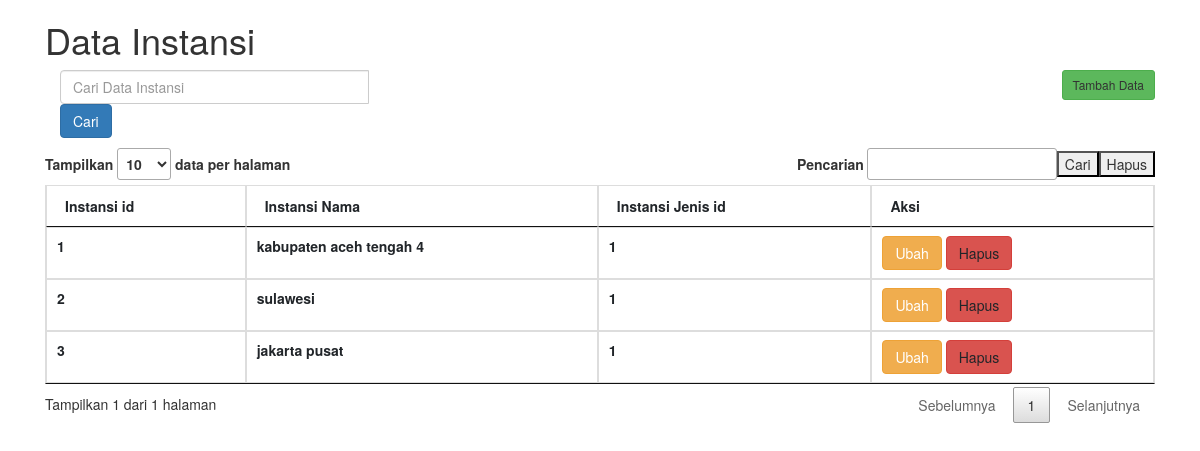
/index.php/instansi, run on an earlier commit of the app's database.
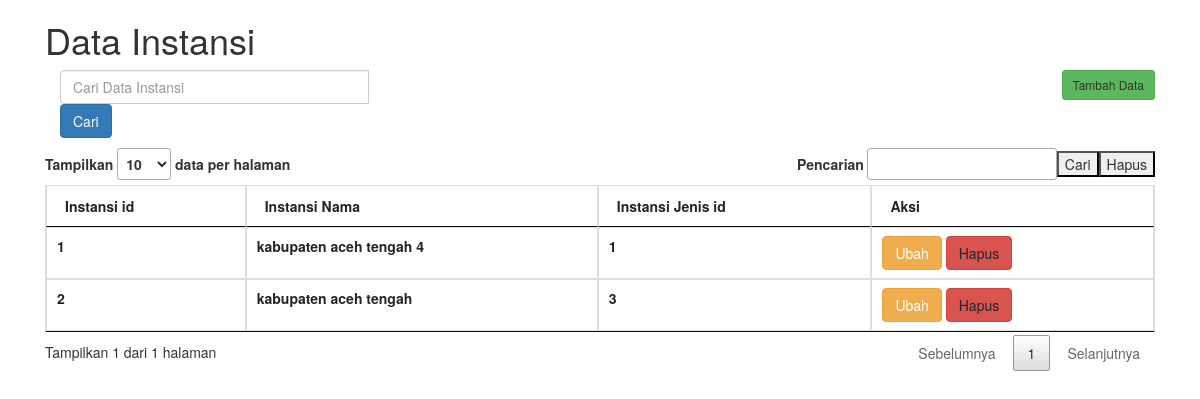
And on a later commit of the database.
### tables this page shows
CREATE TABLE `tb_instansi` (
  `instansi_id` int(11) NOT NULL,
  `instansi_nama` varchar(100) NOT NULL,
  `instansi_jenis_id` int(20) NOT NULL
);

### application/controllers/instansi.php (called while the page is built, shortened)
<?php
class instansi extends CI_Controller {
    public function __construct()
    {
        $this->load->model('instansi_model');
    }
	public function index()
	{
        $data['judul']="Data Instansi";
        $data['instansi'] = $this->instansi_model->get_data();
		$this->load->view('instansi_view',$data);
	}
}

### index.php (called while the page is built, shortened)
<?php
require_once BASEPATH.'core/CodeIgniter.php';

### application/models/instansi_model.php (called while the page is built, shortened)
<?php
class instansi_model extends CI_Controller {
	public function get_data()
	{
        $result = $this->db->get('tb_instansi');
        return $result;
	}
}

### application/views/instansi_view.php (the view, shortened to what this page needs)
<!DOCTYPE html>
<html lang="en">
<head>
    <link rel="stylesheet" href="<?php echo base_url('assets/css/bootstrap.min.css');  ?>">
    <link rel="stylesheet" href="https://maxcdn.bootstrapcdn.com/bootstrap/3.4.1/css/bootstrap.min.css">
    <link rel="stylesheet" href="<?php echo base_url('assets/css/jquery.dataTables.min.css'); ?>">
</head>
<body>
    <div class="container">
        <h1><?php echo $judul; ?></h1>
        <div class="pull-right"><a class="btn btn-sm btn-success" data-toggle="modal" data-target="#modal_tambah"> Tambah Data</a></div>
        <div class="row mt-3">
            <div class="col-md-4">
                <form action="" method="POST">
                    <div class="input-group mb-3">
                        <input type="text" class="form-control" placeholder="Cari Data Instansi" name="keyword">
                        <button class="btn btn-primary" type="submit">Cari</button>
                    </div>
                </form>
            </div>
        </div>
        <table id="table2" class="table table-bordered table-hover">
            <thead>
                <tr>
                    <th>Instansi id</th>
                    <th>Instansi Nama</th>
                    <th>Instansi Jenis id</th>
                    <th>Aksi</th>
                </tr>
            </thead>
            <tbody>
                <?php
                foreach ($instansi->result() as $row) : ?>
                    <tr>
                        <th><?php echo $row->instansi_id; ?></th>
                        <th><?php echo $row->instansi_nama; ?></th>
                        <th><?php echo $row->instansi_jenis_id; ?></th>
                        <td>
                            <a href="<?php echo site_url('instansi/get_ubah/' . $row->instansi_id); ?>" class="btn btn-warning">Ubah</a>
                            <a data-toggle="modal" data-target="#modal_delete<?php echo $row->instansi_id ?>" class="btn btn-danger" title="Hapus">Hapus</a>
                        </td>
                    </tr>
                <?php endforeach; ?>
            </tbody>
        </table>
    </div>
</body>
</html>

What changed in the data, as far as the page shows it:
removed tb_instansi: instansi_nama "sulawesi", instansi_jenis "1"
removed tb_instansi: instansi_nama "jakarta pusat", instansi_jenis "1"
added tb_instansi: instansi_nama "kabupaten aceh tengah", instansi_jenis "3"
